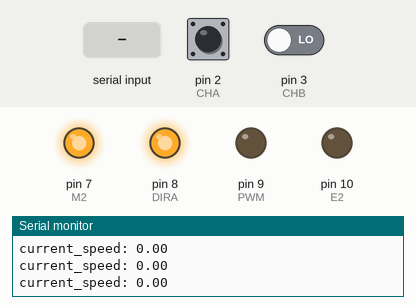
This sketch was run on a simulated Arduino Uno, built with avr-gcc and run on an emulated ATmega328P. On the bench: output pins drawn as LEDs (lit = HIGH), the last lines printed to the serial monitor. Dashed ring = blinking. Inputs (shaded band) come from the test bench; at power-on: pin 2 (CHA) LOW, pin 3 (CHB) LOW.

Above: at 3.2 s.
3.3 s: pin 2 (CHA) driven HIGH
At 3.46 s:
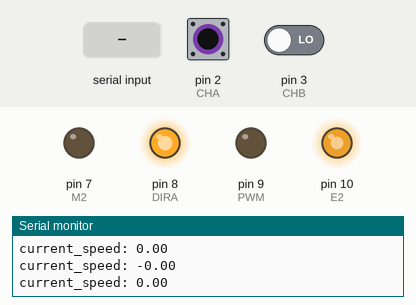
5.0 s: "SPEED:1\n" received over Serial
At 5.7 s:
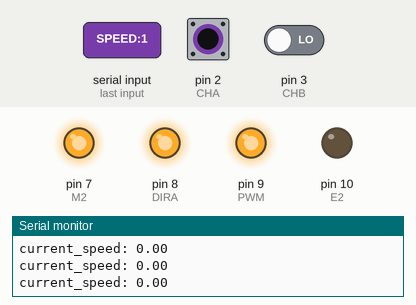
6.5 s: pin 2 (CHA) pulsed LOW 2 times (0.12 s each, 0.3 s apart)
At 6.79 s:
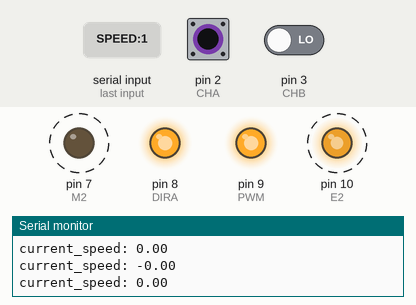
Timing chart, 0 to 9.5 s (numbered marks = the images above; inputs shaded):
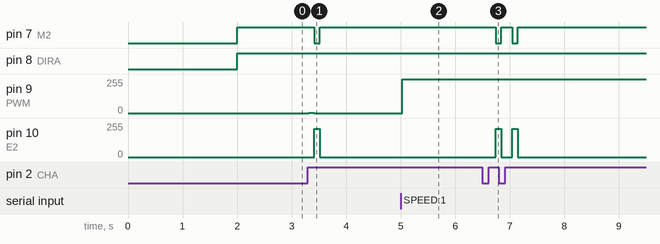

Measured:
- after the input at 3.3 s, pin 7 (M2): HIGH → LOW after 0.11 s, → HIGH 0.10 s later; pin 9 (PWM): 0/255 → 1/255 at once, → 0/255 0.10 s later; pin 10 (E2): 0/255 → 212/255 after 0.11 s, → 0/255 0.10 s later
- after the input at 5.0 s, pin 9 (PWM): 0/255 → 255/255 at once
- after the input at 6.5 s, pin 7 (M2): alternates HIGH for 0.20 s and LOW for 0.10 s, 4 changes in all, then stays HIGH, starting after 0.24 s; pin 10 (E2): alternates 212/255 for 0.10 s and 0/255 for 0.20 s, 4 changes in all, then stays 0/255, starting after 0.24 s

The sketch:

code_proj2A.ino
```cpp
// --- Codeur et moteur ---
#define CHA 2
#define CHB 3
#define PWM 9
#define DIRA 8
#define E2 10 //Asservissement en couple
#define M2 7 //Direction du troncanneur
#define switchGauchePin 0
#define switchDroitePin 1


bool lastStateGauche = HIGH;
bool lastStateDroite = HIGH;

bool diraHIGH = false;
int PwmMax = 255;
int Umax = 12;

volatile int codor_count = 0;
volatile int speed_tick_count = 0;
static const int N = 500;
static const float R = 0.02585;
float L_init = 0;
float L = L_init;
float L_fin = 2;
float pi = 3.1415;

float Kp = 27;
float Kd = 0;

float desired_speed = -0.00;
float current_speed = 0.0;
float last_error = 0.0;
float integral = 0.0;
float error = 0.0;
float derivative = 0.0;
float delta_time = 0;

int pwm_output = 0;
float output = 0.0;
float last_output = 0.0;
bool first_run = true;

bool startMove = false;
bool autoMode = false;
bool orderToStop = false;

int cptTickDepasses = 0;
int E2value = 212;
int cmd_PWM = 0;

unsigned long last_time = 0;
unsigned long current_time;
unsigned long last_speed_time = 0;

void setup() {
  // Moteur et codeur
  pinMode(CHA, INPUT);
  pinMode(CHB, INPUT);
  pinMode(PWM, OUTPUT);
  pinMode(DIRA, OUTPUT);
  pinMode(E2, OUTPUT);
  pinMode(M2, OUTPUT);

  // Switchs de fin de course
  pinMode(switchGauchePin, INPUT_PULLUP);
  pinMode(switchDroitePin, INPUT_PULLUP);

  Serial.begin(115200);
  digitalWrite(DIRA, LOW);

  attachInterrupt(digitalPinToInterrupt(CHA), read_encodeur, RISING);
  delay(2000);
}

void loop() {
  checkLevers();

  static String receivedData = "";
  while (Serial.available()) {
    char c = Serial.read();
    if (c == '\n') {
      receivedData.trim();
      processMessage(receivedData);
      receivedData = "";
    } else {
      receivedData += c;
    }
  }
  controlDirection();
  AsservissementVitesse();
  delay(100);
}

void afficheL() {
  Serial.print("L = ");
  Serial.println(L);
}


void read_encodeur() {
  bool etatA = digitalRead(CHA);
  bool etatB = digitalRead(CHB);

  current_time = millis();
  delta_time = (current_time - last_time) / 1000.0;
  last_time = current_time;

  speed_tick_count++;

  if (etatA && !etatB) {
    codor_count++;
    L = L - 2 * pi * R / N;
  }
  if (etatA && etatB) {
    codor_count--;
    L = L + 2 * pi * R / N;
  }

  current_speed = (2 * pi * R / N) / delta_time;
}

void updateSpeed(){
  static unsigned long last_speed = 0;
  unsigned long now = millis();
  delta_time = (now-last_speed_time)/1000.0;
  last_speed_time =now;

  noInterrupts();
  int ticks = speed_tick_count;
  speed_tick_count =0;
  interrupts();

  float delta_L = (2*pi*R*ticks)/N;
  current_speed = delta_L/delta_time;

   if (digitalRead(DIRA) == LOW){
    current_speed = abs(current_speed);
  }
  else {
    current_speed = -abs(current_speed);
  }

  Serial.print("current_speed: ");
  Serial.println(current_speed);


}

void AsservissementVitesse() {
  updateSpeed();
  error = desired_speed - current_speed;
  derivative = (error - last_error) / delta_time;
  output = Kp*error;

  if ((output > 0 && last_output < 0) || (output < 0 && last_output > 0) || first_run){
    Serial.print("Changement de signe: ");
    Serial.println(output);
    if(output > 0){
      digitalWrite(DIRA, LOW);
    }
    else{
      digitalWrite(DIRA, HIGH);
    }
    first_run = false;
  }

  pwm_output = PwmMax * abs(output) / Umax;
  pwm_output = constrain(pwm_output, 0, 255);

  analogWrite(PWM, pwm_output);

  last_output = output;
  last_error = error;
}

void processMessage(String message) {
  message.trim();
  int separatorIndex = message.indexOf(":");

  if (separatorIndex != -1) {
    String command = message.substring(0, separatorIndex);
    String valueStr = message.substring(separatorIndex + 1);
    valueStr.trim();

    if (command == "SPEED") {
      desired_speed = valueStr.toFloat();  // 🔧 Utiliser toFloat pour les vitesses comme 0.3
      Serial.print("Vitesse reçue : ");
      Serial.println(desired_speed);
    }
  }
}

void controlDirection() {
  if (current_speed < 0) {
    analogWrite(E2, E2value);
    digitalWrite(M2, LOW);
  }
  if (current_speed >= 0) {
    analogWrite(E2, 0);
    digitalWrite(M2, HIGH);
  }
}

// --- vérifie les leviers
void checkLevers() {
  // GESTION LEVIER GAUCHE
  bool currentGauche = digitalRead(switchGauchePin);
  if (currentGauche != lastStateGauche) {
    delay(20);
    currentGauche = digitalRead(switchGauchePin);
    if (currentGauche != lastStateGauche) {
      lastStateGauche = currentGauche;
      if (currentGauche == HIGH) {
        Serial.println("SWITCHG:appuie");
      } else {
        Serial.println("SWITCHG:relache");
      }
    }
  }

  // GESTION LEVIER DROITE
  bool currentDroite = digitalRead(switchDroitePin);
  if (currentDroite != lastStateDroite) {
    delay(20);
    currentDroite = digitalRead(switchDroitePin);
    if (currentDroite != lastStateDroite) {
      lastStateDroite = currentDroite;
      if (currentDroite == HIGH) {
        Serial.println("SWITCHD:appuie");
      } else {
        Serial.println("SWITCHD:relache");
      }
    }
  }
}
```
